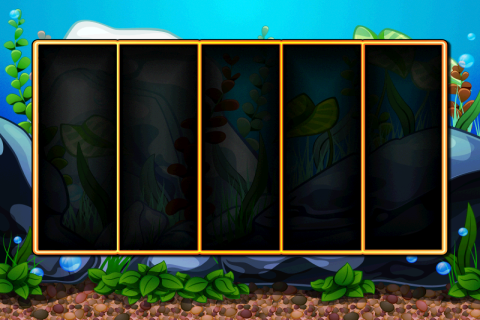

Rendered tile map (Tiled .tmx) drawn with the repository's tilesets; below, a short description and the map source with its tile grids summarised:
An orthogonal 6x4 tile map with 80x80 px tiles, 1 tile layer (GroundLayer) and 1 object (ReelsContainer).

<map version="1.0" orientation="orthogonal" width="6" height="4" tilewidth="80" tileheight="80">
 <tileset firstgid="1" name="stage00" tilewidth="80" tileheight="80">
  <image source="stage00.png" width="480" height="320" />
 </tileset>
 <layer name="GroundLayer" width="6" height="4">
  <data>[24 cells, 24 non-empty, 24 distinct tile ids]</data>
 </layer>
 <objectgroup name="ObjectLayer" width="6" height="4">
  <object name="ReelsContainer" type="ReelsContainer" x="31" y="0" width="420" height="319">
   <properties>
    <property name="PropertyName" value="sprites/SlotGame/ReelsContainer.property" />
   </properties>
  </object>
 </objectgroup>
</map>
